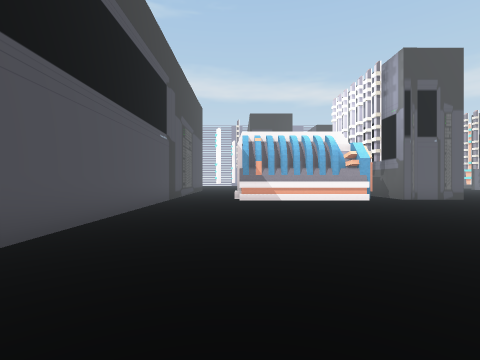
[1] (above)

24 first-person views from a walk through a Unity game level. The camera is 1.5 m above the floor, looks level and sees 85° across. The floor is counted in squares, 2 m on a side. Each view is taken from the middle of a square. On the plan, view 1 faces up. The plan holds only what a view shows up to about 9 squares ahead; the rest is blank. The place goes on beyond the plan. The player is left out. Some surface patterns are stand-ins.

[2]
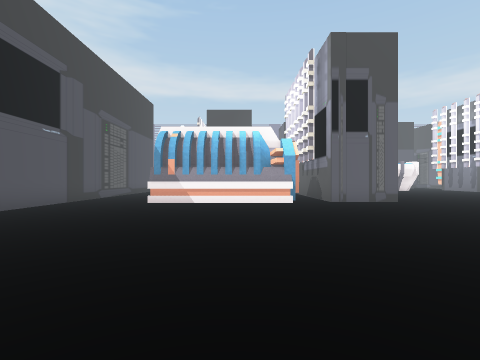

[3]
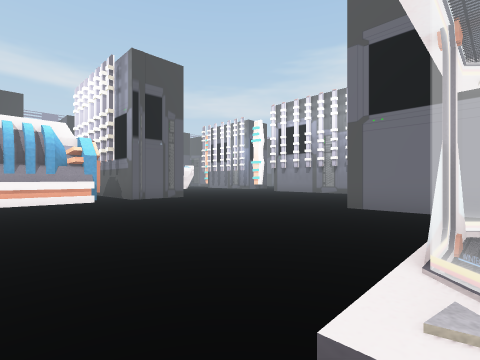

[4]
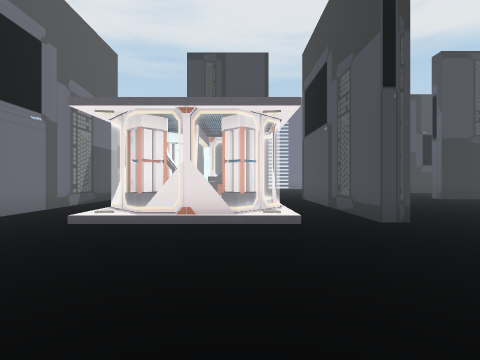

[5]
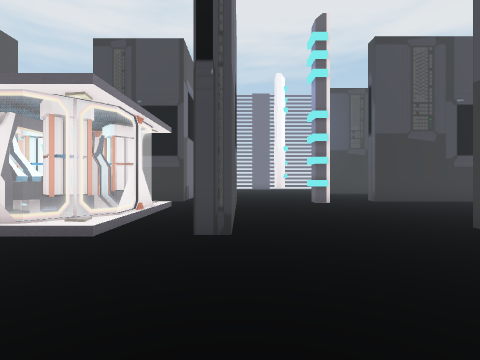

[6]
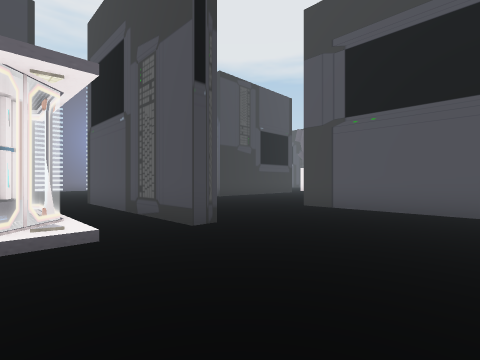

[7]
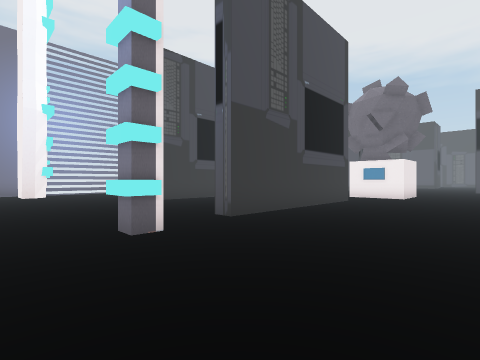

[8]
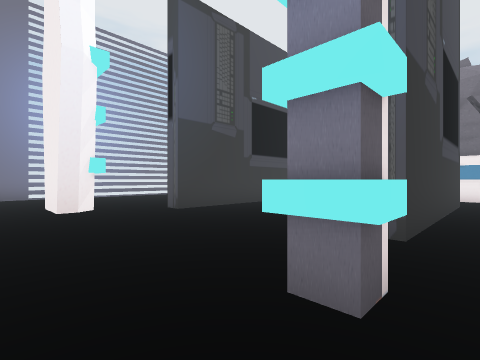

[9]
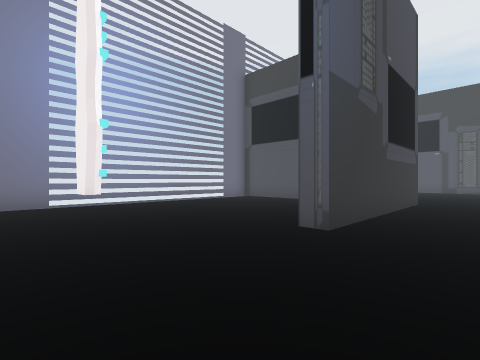

[10]
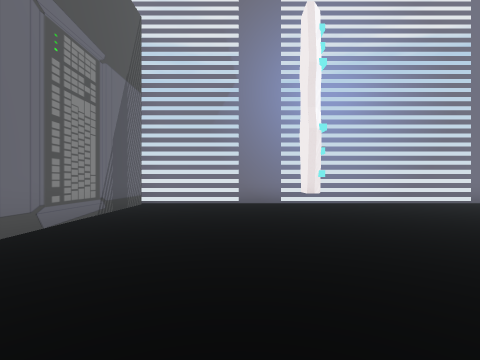

[11]
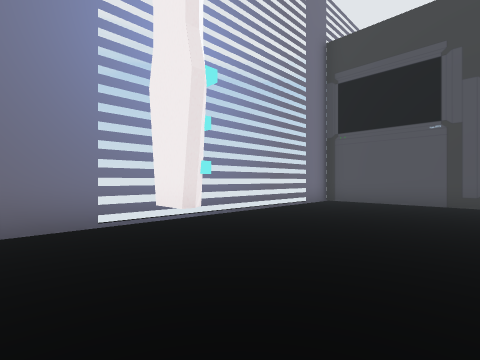

[12]
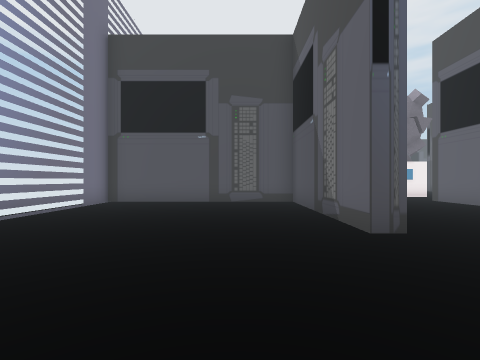

[13]
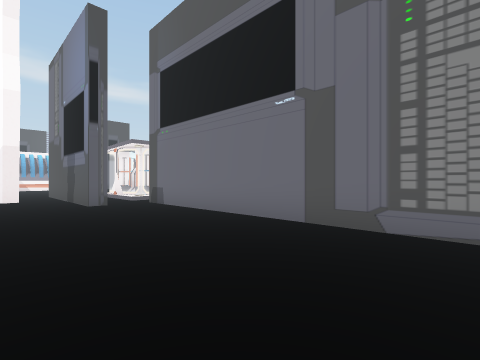

[14]
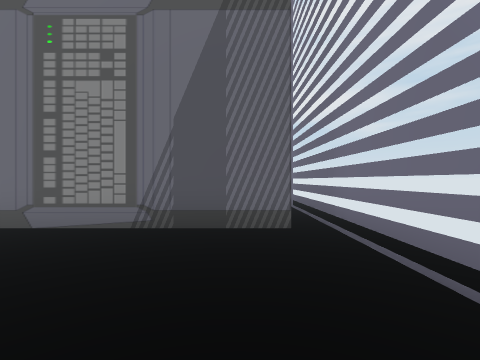

[15]
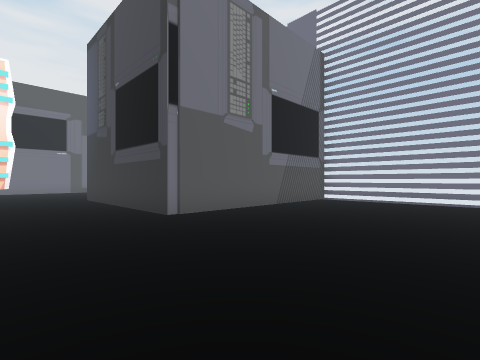

[16]
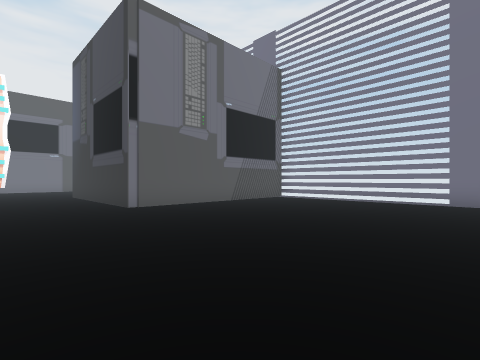

[17]
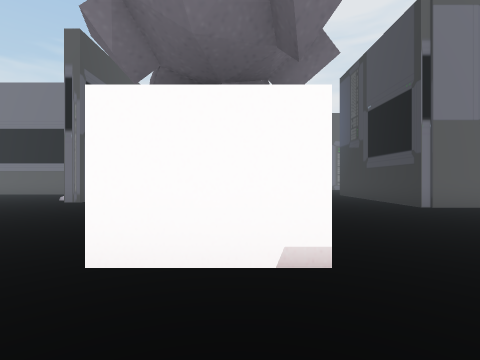

[18]
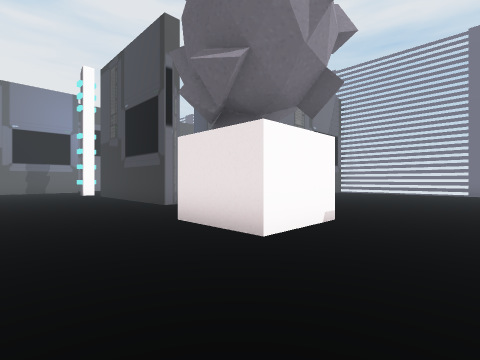

[19]
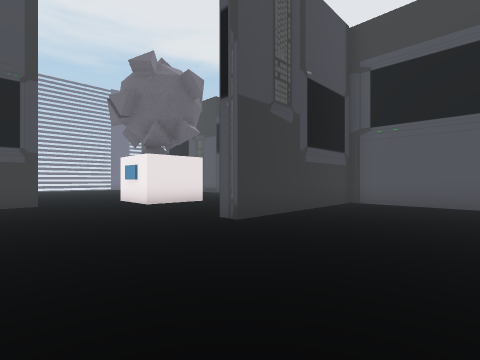

[20]
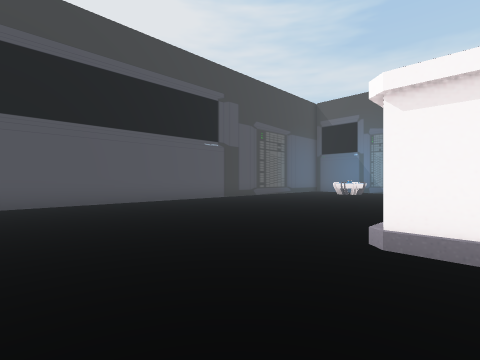

[21]
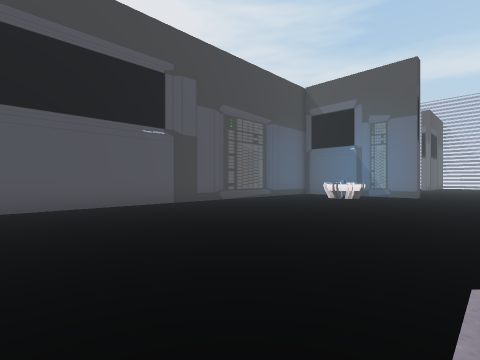

[22]
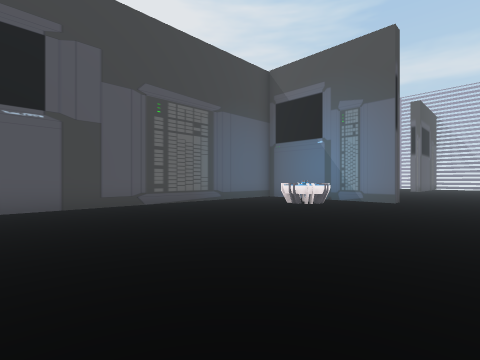

[23]
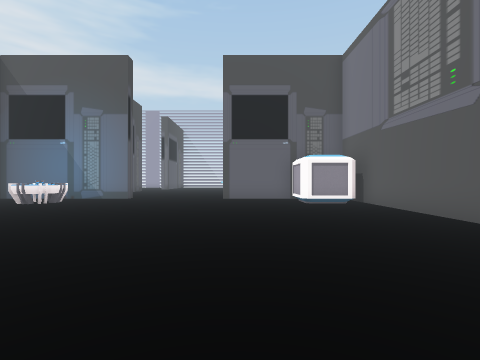

[24]
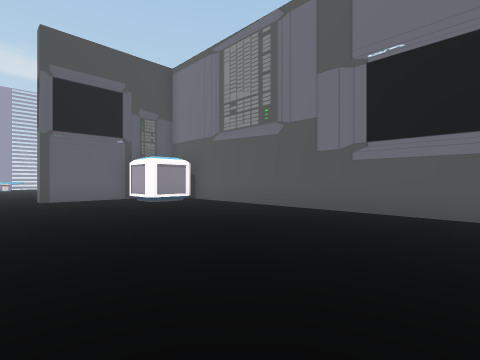

### Floor plan
Points are (right, up) in squares from view 1. A wall is a line through its corners. A room is listed if a view was taken in it or the views show most of it. See-through windows are left out.
Room 1 (views 1, 2, 3, 4, 5, 6, 7)
walls: (4.1, 0.4) (5.8, 0.4); (3.9, 0) (4.4, -0.5); (3.5, -0.5) (3.7, -0.2) (3.8, -0.3) (4.2, -0.3); (5.6, -0.3) (6.2, -0.3); (5.5, -0.5) (6, 0) (6.5, -0.5); (3.8, -1.8) (3.8, -1.1); (3.1, -2.2) (3.1, -1); (3.6, -2.4) (4, -2); (1.1, -1.4) (1.1, 0.6) (1.6, 0.6) (1.6, -2.6); (2.9, -4.8) (4.2, -4.8); (8.7, -4) (8.7, 2.9); (4.8, 9.6) (0, 9.6); (4.9, 9.7) (0, 9.7); (8.3, 9.6) (6, 9.6); (-2.5, 10) (-2.5, 0); (2.4, -16.4) (6.4, -16.4)
low walls: (2.9, -2.5) (2.9, -1.5)
ways out: opening at (-1.5, 9) to room 2; opening at (-1, -0.7) to room 2; opening at (3, -16) to room 2; opening at (3, -3) to room 3; opening at (9, 10)
Room 2 (views 8, 9, 10, 11, 12, 13, 14, 15, 16, 17, 18, 19, 20, 21, 22, 23, 24)
walls: (-3, 7.2) (-3, 16); (-7.6, 0) (-7.6, 0.6); (-7.2, -5.3) (-9.2, -5.3) (-9.2, -4.8) (-3.5, -4.8) (-3.5, -5.4); (-2, -4.5) (-1.3, -4.5) (-1.3, -5.1); (-6.4, 17.1) (-7.8, 17.1); (-16.3, 13.4) (-16.3, 0.6) (-11.3, 0.6) (-11.3, 0.1); (-13.8, -5.9) (-13.8, -3.7) (-11.7, -3.7) (-11.7, -5.1); (1.6, -5.1) (1.1, -5.1) (1.1, -1.4); (-11.3, 17.6) (-11.3, 17.1) (-12.6, 17.1); (-9.2, -15) (-9.2, -9.7) (-3.5, -9.7) (-3.5, -10.2) (-8.7, -10.2) (-8.7, -16.4) (2.4, -16.4); (-2.2, -14.7) (-1.7, -14.7) (-1.7, -15.4); (-15.6, -16.4) (-10.6, -16.4); (2.9, -15.9) (2.9, -4.8)
ways out: opening at (-1.5, 9) to room 1; opening at (-1, -0.7) to room 1; opening at (3, -16) to room 1; opening at (2, -5) to room 3
objects: other object (-14, 15) to (-13, 16); battery (-9, 5) to (-8, 6); container (-5, 16) to (-4, 16)
Room 3 (no view inside)
walls: (1.6, -2.6) (1.6, -5.1)
ways out: opening at (3, -3) to room 1; opening at (2, -5) to room 2

Where each view was taken, in squares from view 1:
view 1: 0 up, 0 right, facing up
view 2: 1 up, 3 right, facing up
view 3: 0 up, 2 right, facing up-right
view 4: 5 up, 4 right, facing down
view 5: 4 up, 1 right, facing down
view 6: 4 up, 4 right, facing down-left
view 7: 1 down, 0 right, facing down-left
view 8: 4 down, 0 right, facing down-left
view 9: 8 down, 0 right, facing down-left
view 10: 8 down, 0 right, facing down
view 11: 12 down, 0 right, facing down-left
view 12: 12 down, 0 right, facing left
view 13: 13 down, 1 left, facing up-right
view 14: 15 down, 1 left, facing right
view 15: 7 down, 14 left, facing down-right
view 16: 7 down, 16 left, facing down-right
view 17: 5 down, 16 left, facing right
view 18: 1 down, 16 left, facing down-right
view 19: 4 up, 8 left, facing down-left
view 20: 2 up, 8 left, facing up-left
view 21: 5 up, 9 left, facing up-left
view 22: 8 up, 9 left, facing up-left
view 23: 7 up, 7 left, facing up
view 24: 7 up, 9 left, facing up-right
